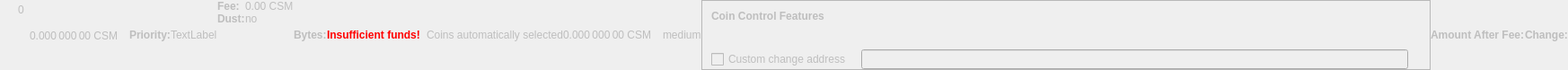
    <widget class="QWidget" name="dummyHideWidget" native="true">
     <property name="enabled">
      <bool>false</bool>
     </property>
     <property name="maximumSize">
      <size>
       <width>100</width>
       <height>22</height>
      </size>
     </property>
     <layout class="QHBoxLayout" name="dummyHideLayout">
      <property name="spacing">
       <number>0</number>
      </property>
      <property name="margin">
       <number>0</number>
      </property>
      <item>
       <layout class="QFormLayout" name="formLayoutCoinControl1">
        <property name="horizontalSpacing">
         <number>10</number>
        </property>
        <property name="verticalSpacing">
         <number>14</number>
        </property>
        <property name="leftMargin">
         <number>10</number>
        </property>
        <property name="topMargin">
         <number>4</number>
        </property>
        <property name="rightMargin">
         <number>6</number>
        </property>
        <item row="0" column="1">
         <widget class="QLabel" name="labelCoinControlBytes">
          <property name="cursor">
           <cursorShape>IBeamCursor</cursorShape>
          </property>
          <property name="contextMenuPolicy">
           <enum>Qt::ActionsContextMenu</enum>
          </property>
          <property name="text">
           <string notr="true">0</string>
          </property>
          <property name="textInteractionFlags">
           <set>Qt::LinksAccessibleByMouse|Qt::TextSelectableByKeyboard|Qt::TextSelectableByMouse</set>
          </property>
         </widget>
        </item>
       </layout>
      </item>
      <item>
       <widget class="QLabel" name="labelCoinControlAfterFee">
        <property name="enabled">
         <bool>false</bool>
        </property>
        <property name="sizePolicy">
         <sizepolicy hsizetype="Fixed" vsizetype="Fixed">
          <horstretch>0</horstretch>
          <verstretch>0</verstretch>
         </sizepolicy>
        </property>
        <property name="minimumSize">
         <size>
          <width>111</width>
          <height>12</height>
         </size>
        </property>
        <property name="maximumSize">
         <size>
          <width>111</width>
          <height>12</height>
         </size>
        </property>
        <property name="cursor">
         <cursorShape>IBeamCursor</cursorShape>
        </property>
        <property name="contextMenuPolicy">
         <enum>Qt::ActionsContextMenu</enum>
        </property>
        <property name="text">
         <string notr="true">0.000 000 00 CSM</string>
        </property>
        <property name="textInteractionFlags">
         <set>Qt::LinksAccessibleByMouse|Qt::TextSelectableByKeyboard|Qt::TextSelectableByMouse</set>
        </property>
       </widget>
      </item>
      <item>
       <widget class="QLabel" name="labelCoinControlPriorityText">
        <property name="enabled">
         <bool>false</bool>
        </property>
        <property name="font">
         <font>
          <weight>75</weight>
          <bold>true</bold>
         </font>
        </property>
        <property name="text">
         <string>Priority:</string>
        </property>
       </widget>
      </item>
      <item>
       <layout class="QHBoxLayout" name="horizontalLayout">
        <item>
         <widget class="QLabel" name="WarningLabel">
          <property name="text">
           <string>TextLabel</string>
          </property>
         </widget>
        </item>
       </layout>
      </item>
      <item>
       <layout class="QFormLayout" name="formLayoutCoinControl3">
        <property name="horizontalSpacing">
         <number>0</number>
        </property>
        <property name="verticalSpacing">
         <number>0</number>
        </property>
        <property name="leftMargin">
         <number>0</number>
        </property>
        <property name="topMargin">
         <number>0</number>
        </property>
        <property name="rightMargin">
         <number>0</number>
        </property>
        <item row="0" column="0">
         <widget class="QLabel" name="labelCoinControlFeeText">
          <property name="enabled">
           <bool>false</bool>
          </property>
          <property name="font">
           <font>
            <weight>75</weight>
            <bold>true</bold>
           </font>
          </property>
          <property name="text">
           <string>Fee:</string>
          </property>
          <property name="margin">
           <number>0</number>
          </property>
         </widget>
        </item>
        <item row="0" column="1">
         <widget class="QLabel" name="labelCoinControlFee">
          <property name="enabled">
           <bool>false</bool>
          </property>
          <property name="cursor">
           <cursorShape>IBeamCursor</cursorShape>
          </property>
          <property name="contextMenuPolicy">
           <enum>Qt::ActionsContextMenu</enum>
          </property>
          <property name="text">
           <string notr="true">0.00 CSM</string>
          </property>
          <property name="textInteractionFlags">
           <set>Qt::LinksAccessibleByMouse|Qt::TextSelectableByKeyboard|Qt::TextSelectableByMouse</set>
          </property>
         </widget>
        </item>
        <item row="1" column="0">
         <widget class="QLabel" name="labelCoinControlLowOutputText">
          <property name="enabled">
           <bool>false</bool>
          </property>
          <property name="font">
           <font>
            <weight>75</weight>
            <bold>true</bold>
           </font>
          </property>
          <property name="text">
           <string>Dust:</string>
          </property>
         </widget>
        </item>
        <item row="1" column="1">
         <widget class="QLabel" name="labelCoinControlLowOutput">
          <property name="enabled">
           <bool>false</bool>
          </property>
          <property name="cursor">
           <cursorShape>IBeamCursor</cursorShape>
          </property>
          <property name="contextMenuPolicy">
           <enum>Qt::ActionsContextMenu</enum>
          </property>
          <property name="text">
           <string>no</string>
          </property>
          <property name="textInteractionFlags">
           <set>Qt::LinksAccessibleByMouse|Qt::TextSelectableByKeyboard|Qt::TextSelectableByMouse</set>
          </property>
         </widget>
        </item>
       </layout>
      </item>
      <item>
       <widget class="QLabel" name="labelCoinControlBytesText">
        <property name="enabled">
         <bool>false</bool>
        </property>
        <property name="font">
         <font>
          <weight>75</weight>
          <bold>true</bold>
         </font>
        </property>
        <property name="text">
         <string>Bytes:</string>
        </property>
       </widget>
      </item>
      <item>
       <layout class="QFormLayout" name="formLayoutCoinControl2">
        <property name="horizontalSpacing">
         <number>0</number>
        </property>
        <property name="verticalSpacing">
         <number>0</number>
        </property>
        <property name="leftMargin">
         <number>0</number>
        </property>
        <property name="topMargin">
         <number>0</number>
        </property>
        <property name="rightMargin">
         <number>0</number>
        </property>
       </layout>
      </item>
      <item>
       <layout class="QHBoxLayout" name="horizontalLayoutCoinControl2">
        <property name="spacing">
         <number>0</number>
        </property>
        <property name="bottomMargin">
         <number>0</number>
        </property>
       </layout>
      </item>
      <item>
       <widget class="QLabel" name="labelCoinControlInsuffFunds">
        <property name="enabled">
         <bool>false</bool>
        </property>
        <property name="minimumSize">
         <size>
          <width>0</width>
          <height>0</height>
         </size>
        </property>
        <property name="font">
         <font>
          <weight>75</weight>
          <bold>true</bold>
         </font>
        </property>
        <property name="styleSheet">
         <string notr="true">color:red;font-weight:bold;</string>
        </property>
        <property name="text">
         <string>Insufficient funds!</string>
        </property>
        <property name="margin">
         <number>5</number>
        </property>
       </widget>
      </item>
      <item>
       <layout class="QFormLayout" name="formLayoutCoinControl4">
        <property name="horizontalSpacing">
         <number>0</number>
        </property>
        <property name="verticalSpacing">
         <number>0</number>
        </property>
        <property name="leftMargin">
         <number>0</number>
        </property>
        <property name="topMargin">
         <number>0</number>
        </property>
        <property name="rightMargin">
         <number>0</number>
        </property>
       </layout>
      </item>
      <item>
       <widget class="QLabel" name="labelCoinControlChangeLabel">
        <property name="enabled">
         <bool>false</bool>
        </property>
        <property name="sizePolicy">
         <sizepolicy hsizetype="Preferred" vsizetype="Expanding">
          <horstretch>0</horstretch>
          <verstretch>0</verstretch>
         </sizepolicy>
        </property>
        <property name="minimumSize">
         <size>
          <width>0</width>
          <height>0</height>
         </size>
        </property>
        <property name="text">
         <string/>
        </property>
        <property name="margin">
         <number>3</number>
        </property>
       </widget>
      </item>
      <item>
       <widget class="QLabel" name="labelCoinControlAutomaticallySelected">
        <property name="enabled">
         <bool>false</bool>
        </property>
        <property name="sizePolicy">
         <sizepolicy hsizetype="Fixed" vsizetype="Fixed">
          <horstretch>0</horstretch>
          <verstretch>0</verstretch>
         </sizepolicy>
        </property>
        <property name="minimumSize">
         <size>
          <width>0</width>
          <height>0</height>
         </size>
        </property>
        <property name="maximumSize">
         <size>
          <width>240</width>
          <height>16777215</height>
         </size>
        </property>
        <property name="text">
         <string>Coins automatically selected</string>
        </property>
        <property name="margin">
         <number>5</number>
        </property>
       </widget>
      </item>
      <item>
       <widget class="QLabel" name="labelCoinControlChange">
        <property name="enabled">
         <bool>false</bool>
        </property>
        <property name="sizePolicy">
         <sizepolicy hsizetype="Fixed" vsizetype="Fixed">
          <horstretch>0</horstretch>
          <verstretch>0</verstretch>
         </sizepolicy>
        </property>
        <property name="minimumSize">
         <size>
          <width>111</width>
          <height>0</height>
         </size>
        </property>
        <property name="maximumSize">
         <size>
          <width>111</width>
          <height>16777215</height>
         </size>
        </property>
        <property name="cursor">
         <cursorShape>IBeamCursor</cursorShape>
        </property>
        <property name="contextMenuPolicy">
         <enum>Qt::ActionsContextMenu</enum>
        </property>
        <property name="text">
         <string notr="true">0.000 000 00 CSM</string>
        </property>
        <property name="textInteractionFlags">
         <set>Qt::LinksAccessibleByMouse|Qt::TextSelectableByKeyboard|Qt::TextSelectableByMouse</set>
        </property>
       </widget>
      </item>
      <item>
       <widget class="QLabel" name="labelCoinControlPriority">
        <property name="enabled">
         <bool>false</bool>
        </property>
        <property name="cursor">
         <cursorShape>IBeamCursor</cursorShape>
        </property>
        <property name="contextMenuPolicy">
         <enum>Qt::ActionsContextMenu</enum>
        </property>
        <property name="text">
         <string>medium</string>
        </property>
        <property name="textInteractionFlags">
         <set>Qt::LinksAccessibleByMouse|Qt::TextSelectableByKeyboard|Qt::TextSelectableByMouse</set>
        </property>
       </widget>
      </item>
      <item>
       <widget class="QFrame" name="frameCoinControl">
        <property name="sizePolicy">
         <sizepolicy hsizetype="Expanding" vsizetype="Expanding">
          <horstretch>0</horstretch>
          <verstretch>0</verstretch>
         </sizepolicy>
        </property>
        <property name="maximumSize">
         <size>
          <width>16777215</width>
          <height>16777215</height>
         </size>
        </property>
        <property name="frameShape">
         <enum>QFrame::StyledPanel</enum>
        </property>
        <property name="frameShadow">
         <enum>QFrame::Sunken</enum>
        </property>
        <layout class="QVBoxLayout" name="verticalLayoutCoinControl2_2">
         <property name="spacing">
          <number>0</number>
         </property>
         <property name="margin">
          <number>0</number>
         </property>
         <item>
          <layout class="QVBoxLayout" name="verticalLayoutCoinControl" stretch="0,0,0,1">
           <property name="spacing">
            <number>0</number>
           </property>
           <property name="leftMargin">
            <number>10</number>
           </property>
           <property name="topMargin">
            <number>10</number>
           </property>
           <item>
            <layout class="QHBoxLayout" name="horizontalLayoutCoinControl1">
             <property name="bottomMargin">
              <number>15</number>
             </property>
             <item>
              <widget class="QLabel" name="labelCoinControlFeatures">
               <property name="enabled">
                <bool>false</bool>
               </property>
               <property name="sizePolicy">
                <sizepolicy hsizetype="Preferred" vsizetype="Maximum">
                 <horstretch>0</horstretch>
                 <verstretch>0</verstretch>
                </sizepolicy>
               </property>
               <property name="font">
                <font>
                 <weight>75</weight>
                 <bold>true</bold>
                </font>
               </property>
               <property name="styleSheet">
                <string notr="true">font-weight:bold;</string>
               </property>
               <property name="text">
                <string>Coin Control Features</string>
               </property>
              </widget>
             </item>
            </layout>
           </item>
           <item>
            <widget class="QWidget" name="widgetCoinControl" native="true">
             <property name="sizePolicy">
              <sizepolicy hsizetype="Preferred" vsizetype="Preferred">
               <horstretch>0</horstretch>
               <verstretch>0</verstretch>
              </sizepolicy>
             </property>
             <property name="minimumSize">
              <size>
               <width>0</width>
               <height>0</height>
              </size>
             </property>
             <property name="styleSheet">
              <string notr="true"/>
             </property>
             <layout class="QHBoxLayout" name="horizontalLayoutCoinControl5_2">
              <property name="margin">
               <number>0</number>
              </property>
              <item>
               <layout class="QHBoxLayout" name="horizontalLayoutCoinControl3">
                <property name="spacing">
                 <number>20</number>
                </property>
                <property name="topMargin">
                 <number>0</number>
                </property>
                <property name="bottomMargin">
                 <number>10</number>
                </property>
               </layout>
              </item>
             </layout>
            </widget>
           </item>
           <item>
            <layout class="QHBoxLayout" name="horizontalLayoutCoinControl4" stretch="0,0,0">
             <property name="spacing">
              <number>12</number>
             </property>
             <property name="sizeConstraint">
              <enum>QLayout::SetDefaultConstraint</enum>
             </property>
             <property name="topMargin">
              <number>5</number>
             </property>
             <property name="rightMargin">
              <number>5</number>
             </property>
             <item>
              <widget class="QCheckBox" name="checkBoxCoinControlChange">
               <property name="enabled">
                <bool>false</bool>
               </property>
               <property name="toolTip">
                <string>If this is activated, but the change address is empty or invalid, change will be sent to a newly generated address.</string>
               </property>
               <property name="text">
                <string>Custom change address</string>
               </property>
              </widget>
             </item>
             <item>
              <widget class="QValidatedLineEdit" name="lineEditCoinControlChange">
               <property name="enabled">
                <bool>false</bool>
               </property>
               <property name="sizePolicy">
                <sizepolicy hsizetype="Expanding" vsizetype="Fixed">
                 <horstretch>0</horstretch>
                 <verstretch>0</verstretch>
                </sizepolicy>
               </property>
              </widget>
             </item>
             <item>
              <widget class="QLabel" name="labelCoinControlChangeLabel_2">
               <property name="sizePolicy">
                <sizepolicy hsizetype="Preferred" vsizetype="Expanding">
                 <horstretch>0</horstretch>
                 <verstretch>0</verstretch>
                </sizepolicy>
               </property>
               <property name="minimumSize">
                <size>
                 <width>0</width>
                 <height>0</height>
                </size>
               </property>
               <property name="text">
                <string/>
               </property>
               <property name="margin">
                <number>3</number>
               </property>
              </widget>
             </item>
            </layout>
           </item>
           <item>
            <spacer name="verticalSpacerCoinControl">
             <property name="orientation">
              <enum>Qt::Vertical</enum>
             </property>
             <property name="sizeHint" stdset="0">
              <size>
               <width>800</width>
               <height>1</height>
              </size>
             </property>
            </spacer>
           </item>
          </layout>
         </item>
        </layout>
       </widget>
      </item>
      <item>
       <widget class="QLabel" name="labelCoinControlAfterFeeText">
        <property name="enabled">
         <bool>false</bool>
        </property>
        <property name="minimumSize">
         <size>
          <width>0</width>
          <height>0</height>
         </size>
        </property>
        <property name="maximumSize">
         <size>
          <width>16777215</width>
          <height>16777215</height>
         </size>
        </property>
        <property name="font">
         <font>
          <weight>75</weight>
          <bold>true</bold>
         </font>
        </property>
        <property name="text">
         <string>Amount After Fee:</string>
        </property>
        <property name="alignment">
         <set>Qt::AlignLeading|Qt::AlignLeft|Qt::AlignVCenter</set>
        </property>
        <property name="margin">
         <number>0</number>
        </property>
       </widget>
      </item>
      <item>
       <widget class="QLabel" name="labelCoinControlChangeText">
        <property name="enabled">
         <bool>false</bool>
        </property>
        <property name="sizePolicy">
         <sizepolicy hsizetype="Preferred" vsizetype="Preferred">
          <horstretch>0</horstretch>
          <verstretch>0</verstretch>
         </sizepolicy>
        </property>
        <property name="minimumSize">
         <size>
          <width>0</width>
          <height>0</height>
         </size>
        </property>
        <property name="maximumSize">
         <size>
          <width>16777215</width>
          <height>16777215</height>
         </size>
        </property>
        <property name="font">
         <font>
          <weight>75</weight>
          <bold>true</bold>
         </font>
        </property>
        <property name="text">
         <string>Change:</string>
        </property>
        <property name="alignment">
         <set>Qt::AlignLeading|Qt::AlignLeft|Qt::AlignVCenter</set>
        </property>
       </widget>
      </item>
     </layout>
    </widget>
